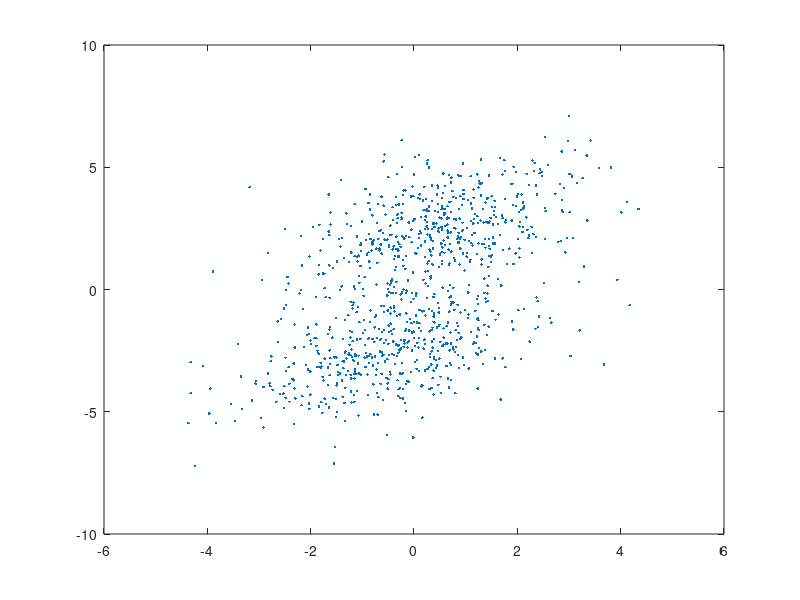

The MATLAB source for this figure:
clear
close
clc

p = 2; % number of dimensions
N = 1000; % number of datapoints
type = 'GA';

distance = 1.3; % manual konstant

%% Covariance matrix

sigma = zeros(p,p);
for i = 1:p
    for j = 1:p
        sigma(i,j) = 2*0.5^abs(i-j);
    end
end

%% Difference between clusters

D = randn(1,p);
D = D./norm(D)*2*distance;


switch type
    case 'GA'
        X = mvnrnd(zeros(p,1),sigma,N);
    case 'T1'
        X = mvtrnd(sigma,1,N); %T dist Data with zero mean
    case 'T3'
        X = mvtrnd(sigma,3,N); %T dist Data with zero mean
end

N1 = round(N/2);
N2 = N-N1;

D = [repmat(-D,N1,1);repmat(D,N2,1)];

X = X+D;

t = [-ones(N1,1); ones(N2,1)];


plot(X(:,1),X(:,2),'.')

%% Random permutation for more realism

R = randperm(N);

X = X(R);
t = t(R);



